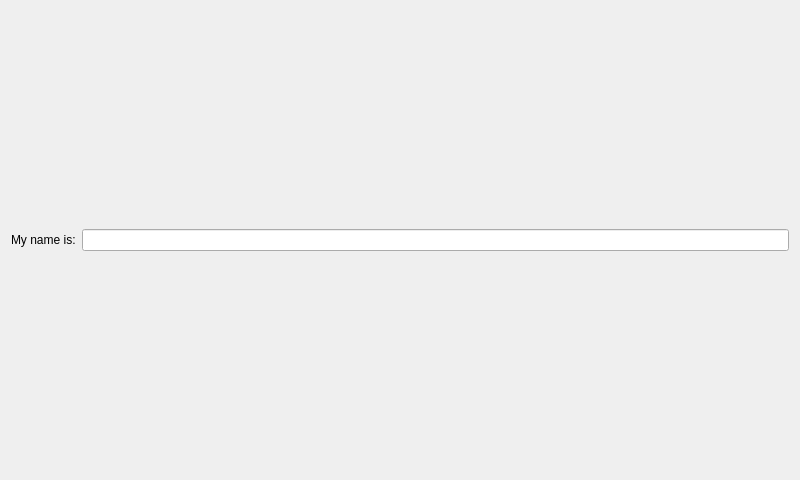
<?xml version="1.0" encoding="UTF-8"?>
<ui version="4.0">
 <class>MainWindow</class>
 <widget class="QMainWindow" name="MainWindow">
  <property name="geometry">
   <rect>
    <x>0</x>
    <y>0</y>
    <width>800</width>
    <height>480</height>
   </rect>
  </property>
  <property name="windowTitle">
   <string>MainWindow</string>
  </property>
  <widget class="QWidget" name="centralWidget">
   <layout class="QHBoxLayout" name="horizontalLayout">
    <item>
     <widget class="QLabel" name="label">
      <property name="text">
       <string>My name is:</string>
      </property>
     </widget>
    </item>
    <item>
     <widget class="QLineEdit" name="lineEdit"/>
    </item>
   </layout>
  </widget>
 </widget>
 <layoutdefault spacing="6" margin="11"/>
 <resources/>
 <connections/>
</ui>
